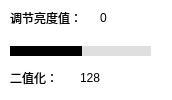
  <widget class="QDockWidget" name="dockWidget_2">
   <property name="minimumSize">
    <size>
     <width>172</width>
     <height>46</height>
    </size>
   </property>
   <property name="maximumSize">
    <size>
     <width>172</width>
     <height>524287</height>
    </size>
   </property>
   <property name="styleSheet">
    <string notr="true">background-color: rgba(255, 255, 255, 100);</string>
   </property>
   <property name="floating">
    <bool>false</bool>
   </property>
   <property name="allowedAreas">
    <set>Qt::AllDockWidgetAreas</set>
   </property>
   <property name="windowTitle">
    <string>基础调整</string>
   </property>
   <attribute name="dockWidgetArea">
    <number>2</number>
   </attribute>
   <widget class="QWidget" name="dockWidgetContents_5">
    <widget class="QSlider" name="horizontalSlider">
     <property name="geometry">
      <rect>
       <x>10</x>
       <y>40</y>
       <width>141</width>
       <height>22</height>
      </rect>
     </property>
     <property name="styleSheet">
      <string notr="true">QSlider::add-page:Horizontal
     {     
        background-color: rgb(223, 223, 223);
        height:4px;
     }
     QSlider::sub-page:Horizontal 
    {
        background-color:black;
        height:4px;
     }
    QSlider::groove:Horizontal 
    {
        background:transparent;
        height:10px;
		border-radius: 5px;
    }
    QSlider::handle:Horizontal 
    {
        height: 20px;
        width:20px;
        border-image: url(:/myImage/images/slide.png);
        margin: -8 0px;
    }
</string>
     </property>
     <property name="minimum">
      <number>-300</number>
     </property>
     <property name="maximum">
      <number>300</number>
     </property>
     <property name="orientation">
      <enum>Qt::Horizontal</enum>
     </property>
    </widget>
    <widget class="QLabel" name="label_light">
     <property name="geometry">
      <rect>
       <x>100</x>
       <y>10</y>
       <width>41</width>
       <height>16</height>
      </rect>
     </property>
     <property name="text">
      <string>0</string>
     </property>
    </widget>
    <widget class="QLabel" name="label_4">
     <property name="geometry">
      <rect>
       <x>10</x>
       <y>10</y>
       <width>81</width>
       <height>16</height>
      </rect>
     </property>
     <property name="text">
      <string>调节亮度值：</string>
     </property>
    </widget>
    <widget class="QLabel" name="label">
     <property name="geometry">
      <rect>
       <x>10</x>
       <y>70</y>
       <width>61</width>
       <height>16</height>
      </rect>
     </property>
     <property name="text">
      <string>二值化：</string>
     </property>
    </widget>
    <widget class="QSlider" name="horizontalSlider_erzhi">
     <property name="geometry">
      <rect>
       <x>10</x>
       <y>100</y>
       <width>141</width>
       <height>22</height>
      </rect>
     </property>
     <property name="styleSheet">
      <string notr="true">QSlider::add-page:Horizontal
     {     
        background-color: rgb(223, 223, 223);
        height:4px;
     }
     QSlider::sub-page:Horizontal 
    {
        background-color:black;
        height:4px;
     }
    QSlider::groove:Horizontal 
    {
        background:transparent;
        height:10px;
		border-radius: 5px;
    }
    QSlider::handle:Horizontal 
    {
        height: 20px;
        width:20px;
        border-image: url(:/myImage/images/slide.png);
        margin: -8 0px;
    }
</string>
     </property>
     <property name="maximum">
      <number>255</number>
     </property>
     <property name="value">
      <number>128</number>
     </property>
     <property name="orientation">
      <enum>Qt::Horizontal</enum>
     </property>
    </widget>
    <widget class="QLabel" name="label_yuzhi">
     <property name="geometry">
      <rect>
       <x>80</x>
       <y>70</y>
       <width>72</width>
       <height>15</height>
      </rect>
     </property>
     <property name="text">
      <string>128</string>
     </property>
    </widget>
    <widget class="QLabel" name="label_9">
     <property name="geometry">
      <rect>
       <x>10</x>
       <y>140</y>
       <width>72</width>
       <height>15</height>
      </rect>
     </property>
     <property name="text">
      <string>对比度：</string>
     </property>
    </widget>
    <widget class="QSlider" name="horizontalSlider_duibi">
     <property name="geometry">
      <rect>
       <x>9</x>
       <y>170</y>
       <width>141</width>
       <height>22</height>
      </rect>
     </property>
     <property name="styleSheet">
      <string notr="true">QSlider::add-page:Horizontal
     {     
        background-color: rgb(223, 223, 223);
        height:4px;
     }
     QSlider::sub-page:Horizontal 
    {
        background-color:black;
        height:4px;
     }
    QSlider::groove:Horizontal 
    {
        background:transparent;
        height:10px;
		border-radius: 5px;
    }
    QSlider::handle:Horizontal 
    {
        height: 20px;
        width:20px;
        border-image: url(:/myImage/images/slide.png);
        margin: -8 0px;
    }
</string>
     </property>
     <property name="maximum">
      <number>255</number>
     </property>
     <property name="orientation">
      <enum>Qt::Horizontal</enum>
     </property>
    </widget>
    <widget class="QLabel" name="label_10">
     <property name="geometry">
      <rect>
       <x>10</x>
       <y>210</y>
       <width>72</width>
       <height>15</height>
      </rect>
     </property>
     <property name="text">
      <string>饱和度：</string>
     </property>
    </widget>
    <widget class="QSlider" name="horizontalSlider_baohe">
     <property name="geometry">
      <rect>
       <x>10</x>
       <y>240</y>
       <width>141</width>
       <height>22</height>
      </rect>
     </property>
     <property name="styleSheet">
      <string notr="true">QSlider::add-page:Horizontal
     {     
        background-color: rgb(223, 223, 223);
        height:4px;
     }
     QSlider::sub-page:Horizontal 
    {
        background-color:black;
        height:4px;
     }
    QSlider::groove:Horizontal 
    {
        background:transparent;
        height:10px;
		border-radius: 5px;
    }
    QSlider::handle:Horizontal 
    {
        height: 20px;
        width:20px;
        border-image: url(:/myImage/images/slide.png);
        margin: -8 0px;
    }
</string>
     </property>
     <property name="orientation">
      <enum>Qt::Horizontal</enum>
     </property>
    </widget>
   </widget>
  </widget>
